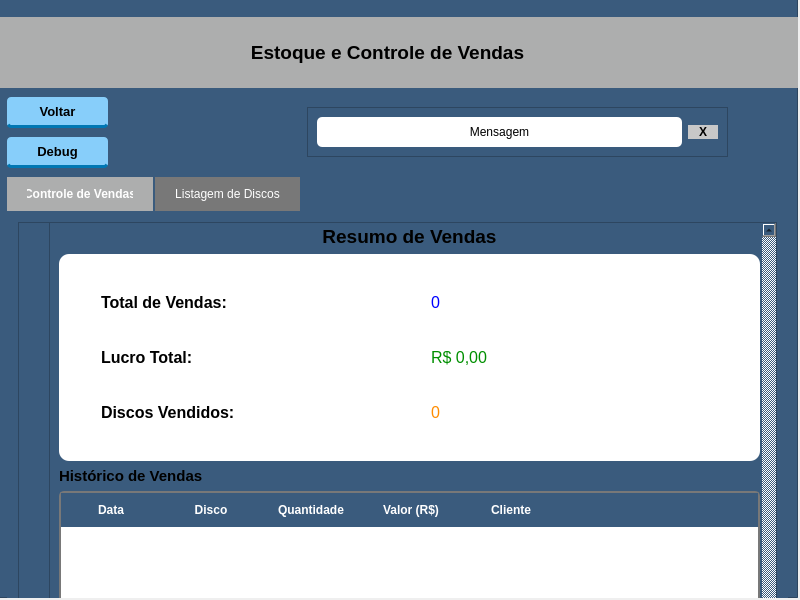
<?xml version="1.0" encoding="UTF-8"?>
<ui version="4.0">
 <class>EstoqueUI</class>
 <widget class="QMainWindow" name="MainWindow">
  <property name="geometry">
   <rect>
    <x>0</x>
    <y>0</y>
    <width>800</width>
    <height>600</height>
   </rect>
  </property>
  <property name="windowTitle">
   <string>Estoque e Controle de Vendas</string>
  </property>
  <widget class="QWidget" name="centralwidget">
   <widget class="QFrame" name="mainFrame">
    <property name="geometry">
     <rect>
      <x>-3</x>
      <y>-3</y>
      <width>801</width>
      <height>601</height>
     </rect>
    </property>
    <property name="styleSheet">
     <string notr="true">background-color: rgb(58, 91, 125);</string>
    </property>
    <property name="frameShape">
     <enum>QFrame::Shape::StyledPanel</enum>
    </property>
    <widget class="QFrame" name="frame_header">
     <property name="geometry">
      <rect>
       <x>0</x>
       <y>20</y>
       <width>801</width>
       <height>71</height>
      </rect>
     </property>
     <property name="styleSheet">
      <string notr="true">background-color: rgb(173, 174, 174);
border-radius: 10px;</string>
     </property>
     <property name="frameShape">
      <enum>QFrame::Shape::StyledPanel</enum>
     </property>
     <widget class="QLabel" name="label_titulo">
      <property name="geometry">
       <rect>
        <x>-60</x>
        <y>0</y>
        <width>901</width>
        <height>71</height>
       </rect>
      </property>
      <property name="text">
       <string>&lt;html&gt;&lt;head/&gt;&lt;body&gt;&lt;p align=&quot;center&quot;&gt;&lt;span style=&quot; font-size:14pt; font-weight:700;&quot;&gt;Estoque e Controle de Vendas&lt;/span&gt;&lt;/p&gt;&lt;/body&gt;&lt;/html&gt;</string>
      </property>
      <property name="alignment">
       <set>Qt::AlignmentFlag::AlignCenter</set>
      </property>
     </widget>
    </widget>
    <widget class="QFrame" name="frame_mensagem">
     <property name="geometry">
      <rect>
       <x>310</x>
       <y>110</y>
       <width>421</width>
       <height>50</height>
      </rect>
     </property>
     <property name="frameShape">
      <enum>QFrame::Shape::StyledPanel</enum>
     </property>
     <layout class="QHBoxLayout" name="horizontalLayout">
      <item>
       <widget class="QLabel" name="label_mensagem">
        <property name="styleSheet">
         <string notr="true">background-color: rgb(255, 255, 255);
padding: 8px;
border-radius: 5px;</string>
        </property>
        <property name="text">
         <string>Mensagem</string>
        </property>
        <property name="alignment">
         <set>Qt::AlignmentFlag::AlignCenter</set>
        </property>
       </widget>
      </item>
      <item>
       <widget class="QPushButton" name="pushButton_fechar_msg">
        <property name="maximumSize">
         <size>
          <width>30</width>
          <height>16777215</height>
         </size>
        </property>
        <property name="styleSheet">
         <string notr="true">QPushButton {
    background-color: rgb(200, 200, 200);
    border-radius: 8px;
    font-weight: bold;
}
QPushButton:hover {
    background-color: rgb(50, 50, 50);
    color: rgb(200, 200, 200);
}
QPushButton:pressed {
    background-color: rgb(35, 35, 35);
    color: rgb(200, 200, 200);
}</string>
        </property>
        <property name="text">
         <string>X</string>
        </property>
       </widget>
      </item>
     </layout>
    </widget>
    <widget class="QTabWidget" name="tabWidget_estoque">
     <property name="geometry">
      <rect>
       <x>10</x>
       <y>180</y>
       <width>781</width>
       <height>591</height>
      </rect>
     </property>
     <property name="styleSheet">
      <string notr="true">QTabWidget::pane {
    background-color: rgb(173, 174, 174);
    border: 2px solid rgb(58, 91, 125);
    border-radius: 5px;
}

QTabBar::tab {
    background-color: rgb(120, 120, 120);
    color: white;
    padding: 10px 20px;
    margin-right: 2px;
}

QTabBar::tab:selected {
    background-color: rgb(173, 174, 174);
    font-weight: bold;
}

QLineEdit {
    background-color: rgb(255, 255, 255);
    padding: 8px;
    border-radius: 5px;
    border: 2px solid rgb(120, 120, 120);
}

QLineEdit:focus {
    border: 2px solid rgb(58, 91, 125);
}

QComboBox {
    background-color: rgb(255, 255, 255);
    padding: 8px;
    border-radius: 5px;
    border: 2px solid rgb(120, 120, 120);
}</string>
     </property>
     <property name="currentIndex">
      <number>0</number>
     </property>
     <widget class="QWidget" name="tab_vendas">
      <attribute name="title">
       <string>Controle de Vendas</string>
      </attribute>
      <layout class="QGridLayout" name="gridLayout_2">
       <item row="0" column="0" rowspan="2">
        <widget class="QScrollArea" name="scrollArea">
         <property name="verticalScrollBarPolicy">
          <enum>Qt::ScrollBarPolicy::ScrollBarAlwaysOn</enum>
         </property>
         <property name="horizontalScrollBarPolicy">
          <enum>Qt::ScrollBarPolicy::ScrollBarAlwaysOff</enum>
         </property>
         <property name="widgetResizable">
          <bool>true</bool>
         </property>
         <widget class="QWidget" name="scrollAreaWidgetContents_vendas">
          <property name="geometry">
           <rect>
            <x>0</x>
            <y>0</y>
            <width>736</width>
            <height>523</height>
           </rect>
          </property>
          <widget class="QFrame" name="frame_vendas">
           <property name="geometry">
            <rect>
             <x>30</x>
             <y>-8</y>
             <width>721</width>
             <height>501</height>
            </rect>
           </property>
           <property name="frameShape">
            <enum>QFrame::Shape::StyledPanel</enum>
           </property>
           <layout class="QGridLayout" name="gridLayout">
            <item row="5" column="0">
             <widget class="QLabel" name="label_lista_vendas">
              <property name="text">
               <string>&lt;html&gt;&lt;head/&gt;&lt;body&gt;&lt;p&gt;&lt;span style=&quot; font-size:11pt; font-weight:700;&quot;&gt;Histórico de Vendas&lt;/span&gt;&lt;/p&gt;&lt;/body&gt;&lt;/html&gt;</string>
              </property>
             </widget>
            </item>
            <item row="1" column="0">
             <widget class="QLabel" name="label_info_vendas">
              <property name="text">
               <string>&lt;html&gt;&lt;head/&gt;&lt;body&gt;&lt;p align=&quot;center&quot;&gt;&lt;span style=&quot; font-size:14pt; font-weight:700;&quot;&gt;Resumo de Vendas&lt;/span&gt;&lt;/p&gt;&lt;/body&gt;&lt;/html&gt;</string>
              </property>
             </widget>
            </item>
            <item row="6" column="0">
             <widget class="QTableWidget" name="tableWidget_vendas">
              <property name="styleSheet">
               <string notr="true">QTableWidget {
    background-color: white;
    border: 2px solid rgb(120, 120, 120);
    border-radius: 5px;
}

QHeaderView::section {
    background-color: rgb(58, 91, 125);
    color: white;
    padding: 8px;
    font-weight: bold;
    border: none;
}</string>
              </property>
              <property name="alternatingRowColors">
               <bool>true</bool>
              </property>
              <property name="selectionBehavior">
               <enum>QAbstractItemView::SelectionBehavior::SelectRows</enum>
              </property>
              <column>
               <property name="text">
                <string>Data</string>
               </property>
              </column>
              <column>
               <property name="text">
                <string>Disco</string>
               </property>
              </column>
              <column>
               <property name="text">
                <string>Quantidade</string>
               </property>
              </column>
              <column>
               <property name="text">
                <string>Valor (R$)</string>
               </property>
              </column>
              <column>
               <property name="text">
                <string>Cliente</string>
               </property>
              </column>
             </widget>
            </item>
            <item row="3" column="0" rowspan="2">
             <widget class="QFrame" name="frame_estatisticas">
              <property name="styleSheet">
               <string notr="true">QFrame {
    background-color: rgb(255, 255, 255);
    border-radius: 10px;
    padding: 15px;
}</string>
              </property>
              <property name="frameShape">
               <enum>QFrame::Shape::StyledPanel</enum>
              </property>
              <layout class="QGridLayout" name="gridLayout_3">
               <item row="0" column="0">
                <widget class="QLabel" name="label_total_vendas_texto">
                 <property name="text">
                  <string>&lt;html&gt;&lt;head/&gt;&lt;body&gt;&lt;p&gt;&lt;span style=&quot; font-size:12pt; font-weight:700;&quot;&gt;Total de Vendas:&lt;/span&gt;&lt;/p&gt;&lt;/body&gt;&lt;/html&gt;</string>
                 </property>
                </widget>
               </item>
               <item row="0" column="1">
                <widget class="QLabel" name="label_total_vendas_valor">
                 <property name="text">
                  <string>&lt;html&gt;&lt;head/&gt;&lt;body&gt;&lt;p&gt;&lt;span style=&quot; font-size:12pt; color:#0000ff;&quot;&gt;0&lt;/span&gt;&lt;/p&gt;&lt;/body&gt;&lt;/html&gt;</string>
                 </property>
                </widget>
               </item>
               <item row="1" column="0">
                <widget class="QLabel" name="label_lucro_texto">
                 <property name="text">
                  <string>&lt;html&gt;&lt;head/&gt;&lt;body&gt;&lt;p&gt;&lt;span style=&quot; font-size:12pt; font-weight:700;&quot;&gt;Lucro Total:&lt;/span&gt;&lt;/p&gt;&lt;/body&gt;&lt;/html&gt;</string>
                 </property>
                </widget>
               </item>
               <item row="1" column="1">
                <widget class="QLabel" name="label_lucro_valor">
                 <property name="text">
                  <string>&lt;html&gt;&lt;head/&gt;&lt;body&gt;&lt;p&gt;&lt;span style=&quot; font-size:12pt; color:#008f00;&quot;&gt;R$ 0,00&lt;/span&gt;&lt;/p&gt;&lt;/body&gt;&lt;/html&gt;</string>
                 </property>
                </widget>
               </item>
               <item row="2" column="0">
                <widget class="QLabel" name="label_discos_vendidos_texto">
                 <property name="text">
                  <string>&lt;html&gt;&lt;head/&gt;&lt;body&gt;&lt;p&gt;&lt;span style=&quot; font-size:12pt; font-weight:700;&quot;&gt;Discos Vendidos:&lt;/span&gt;&lt;/p&gt;&lt;/body&gt;&lt;/html&gt;</string>
                 </property>
                </widget>
               </item>
               <item row="2" column="1">
                <widget class="QLabel" name="label_discos_vendidos_valor">
                 <property name="text">
                  <string>&lt;html&gt;&lt;head/&gt;&lt;body&gt;&lt;p&gt;&lt;span style=&quot; font-size:12pt; color:#ff8c00;&quot;&gt;0&lt;/span&gt;&lt;/p&gt;&lt;/body&gt;&lt;/html&gt;</string>
                 </property>
                </widget>
               </item>
              </layout>
             </widget>
            </item>
           </layout>
          </widget>
         </widget>
        </widget>
       </item>
      </layout>
     </widget>
     <widget class="QWidget" name="tab_listagem">
      <attribute name="title">
       <string>Listagem de Discos</string>
      </attribute>
      <widget class="QTableWidget" name="tableWidget_discos">
       <property name="geometry">
        <rect>
         <x>0</x>
         <y>0</y>
         <width>711</width>
         <height>391</height>
        </rect>
       </property>
       <property name="styleSheet">
        <string notr="true">QTableWidget {
    background-color: white;
    border: 2px solid rgb(120, 120, 120);
    border-radius: 5px;
}

QHeaderView::section {
    background-color: rgb(58, 91, 125);
    color: white;
    padding: 8px;
    font-weight: bold;
    border: none;
}</string>
       </property>
       <property name="alternatingRowColors">
        <bool>true</bool>
       </property>
       <property name="selectionBehavior">
        <enum>QAbstractItemView::SelectionBehavior::SelectRows</enum>
       </property>
       <column>
        <property name="text">
         <string>Nome</string>
        </property>
       </column>
       <column>
        <property name="text">
         <string>Artista</string>
        </property>
       </column>
       <column>
        <property name="text">
         <string>Ano</string>
        </property>
       </column>
       <column>
        <property name="text">
         <string>Gênero</string>
        </property>
       </column>
       <column>
        <property name="text">
         <string>Quantidade</string>
        </property>
       </column>
       <column>
        <property name="text">
         <string>Preço (R$)</string>
        </property>
       </column>
       <column>
        <property name="text">
         <string>Condição</string>
        </property>
       </column>
      </widget>
     </widget>
    </widget>
    <widget class="QPushButton" name="pushButton_Debug">
     <property name="geometry">
      <rect>
       <x>10</x>
       <y>140</y>
       <width>101</width>
       <height>31</height>
      </rect>
     </property>
     <property name="styleSheet">
      <string notr="true">QPushButton {
    background-color: #87CEFA;
    color: #000000;
    border: none;
    border-bottom: 3px solid #0077b3; /* Sombra mais fina (3px) */
    border-radius: 4px;
    font-family: &quot;Courier New&quot;;
    font-weight: bold;
    font-size: 10pt;                /* Letra menor */
    padding: 4px 10px;              /* Menos preenchimento */
    max-height: 25px;               /* Força o botão a ser baixinho */
}

QPushButton:hover {
    background-color: #b0e0e6;
    border-bottom: 3px solid #0099cc;
}

QPushButton:pressed {
    background-color: #32CD32;      /* VERDE */
    border-bottom: 0px solid transparent;
    margin-top: 3px;                /* Movimento menor */
}</string>
     </property>
     <property name="text">
      <string>Debug</string>
     </property>
    </widget>
    <widget class="QPushButton" name="pushButton_voltar">
     <property name="geometry">
      <rect>
       <x>10</x>
       <y>100</y>
       <width>101</width>
       <height>31</height>
      </rect>
     </property>
     <property name="styleSheet">
      <string notr="true">QPushButton {
    background-color: #87CEFA;
    color: #000000;
    border: none;
    border-bottom: 3px solid #0077b3; /* Sombra mais fina (3px) */
    border-radius: 4px;
    font-family: &quot;Courier New&quot;;
    font-weight: bold;
    font-size: 10pt;                /* Letra menor */
    padding: 4px 10px;              /* Menos preenchimento */
    max-height: 25px;               /* Força o botão a ser baixinho */
}

QPushButton:hover {
    background-color: #b0e0e6;
    border-bottom: 3px solid #0099cc;
}

QPushButton:pressed {
    background-color: #32CD32;      /* VERDE */
    border-bottom: 0px solid transparent;
    margin-top: 3px;                /* Movimento menor */
}</string>
     </property>
     <property name="text">
      <string>Voltar</string>
     </property>
    </widget>
   </widget>
  </widget>
 </widget>
 <resources/>
 <connections/>
</ui>
